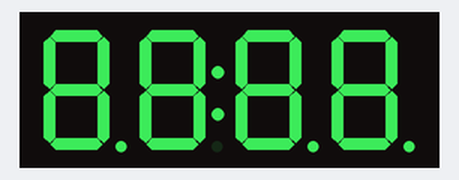
A sketch run on a simulated Arduino Uno, built with avr-gcc and run on an emulated ATmega328P. Shown: 4-digit seven-segment display.

Above: at 0.1 s.
At 1.1 s:
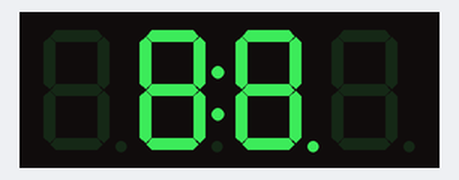
At 3.2 s:
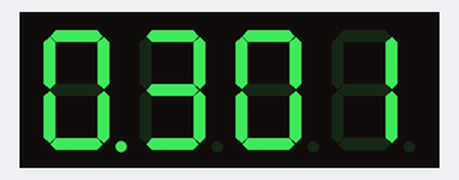
At 4.8 s:
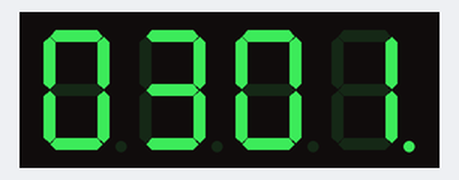
At 6.9 s:
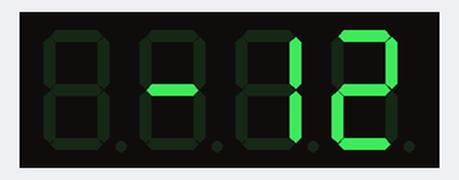
At 7.5 s:
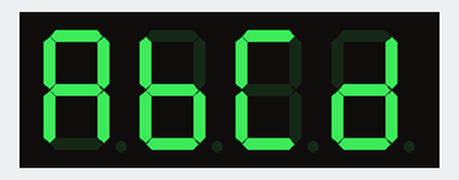

Measured:
- by itself, everything shown: repeats every 7.9 s, in 16 steps
- what the display in image 1 shows lasts 0.5 s, from 1.1 s to 1.6 s

The sketch:

CLOCK_DISPLAY.ino
```cpp
#include <TM1637Display.h>

#define CLK 2
#define DIO 3

#define DELAY 500


const uint8_t SEG_DONE[] = {
  SEG_B | SEG_C | SEG_D | SEG_E | SEG_G,             // d
  SEG_A | SEG_B | SEG_C | SEG_D | SEG_E | SEG_F,     // o
  SEG_C | SEG_E | SEG_G,                             // n
  SEG_A | SEG_D | SEG_E | SEG_F | SEG_G,             // e
};

TM1637Display display(CLK, DIO);

void setup() {
  // put your setup code here, to run once:
}

void loop() {
  // put your main code here, to run repeatedly:

  int k;
  uint8_t data[] = {0xFF, 0xFF, 0xFF, 0xFF};
  uint8_t blank[] = {0x00, 0x00, 0x00, 0x00};
  display.setBrightness(0x0F);

  display.setSegments(data); // Expected : 8.8.8.8
  delay(DELAY) ;

  data[0] = display.encodeDigit(0);


  display.clear();
  display.setSegments(data + 2, 2, 2); // Expected : __23
  delay(DELAY) ;


  display.clear();
  display.setSegments(data + 2, 2, 1); // Expected : _23_
  delay(DELAY) ;


  display.clear();
  display.setSegments(data + 1, 3, 1); // Expected : _123
  delay(DELAY) ;

  display.showNumberDec(301, false); // Expected : _301
  delay(DELAY) ;

  display.showNumberDec(301, true); // Expected : 0301
  delay(DELAY) ;

  display.showNumberDecEx(301, 0x80, true); // Expect 0.301
  delay(DELAY) ;

  display.showNumberDecEx(301, 0x40, true); // Expect 0.301
  delay(DELAY) ;

  display.showNumberDecEx(301, 0x20, true); // Expect 0.301
  delay(DELAY) ;

  display.showNumberDecEx(301, 0x10, true); // Expect 0.301
  delay(DELAY) ;
  display.clear();


  display.showNumberDec(14, false, 2, 1); // Expected : _14_
  delay(DELAY) ;
  display.clear() ;


  display.showNumberDec(4, true, 2, 2); // Expected : __04
  delay(DELAY) ;
  display.showNumberDec(-1, false); // Expected : __-1
  delay(DELAY) ;
  display.showNumberDec(-12); // Expected : _-12
  delay(DELAY) ;
  display.clear() ;


  display.showNumberHexEx(0xabcd); // Expected : abcd
  delay(DELAY) ;

  display.clear() ;

}
```
